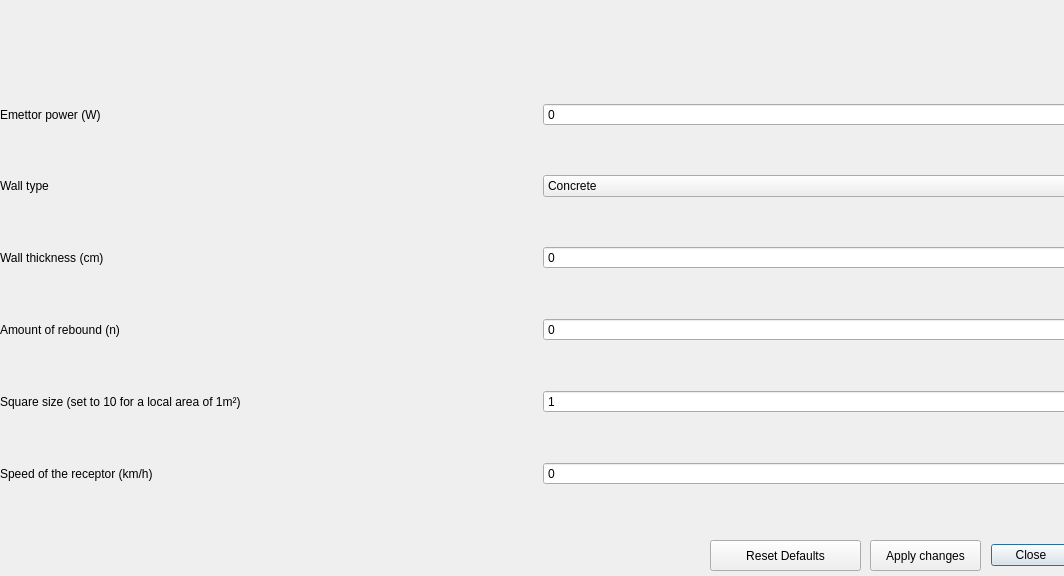
<?xml version="1.0" encoding="UTF-8"?>
<ui version="4.0">
 <class>settings</class>
 <widget class="QDialog" name="settings">
  <property name="geometry">
   <rect>
    <x>0</x>
    <y>0</y>
    <width>1064</width>
    <height>576</height>
   </rect>
  </property>
  <property name="windowTitle">
   <string>Dialog</string>
  </property>
  <widget class="QDialogButtonBox" name="okBox">
   <property name="geometry">
    <rect>
     <x>990</x>
     <y>540</y>
     <width>81</width>
     <height>31</height>
    </rect>
   </property>
   <property name="orientation">
    <enum>Qt::Horizontal</enum>
   </property>
   <property name="standardButtons">
    <set>QDialogButtonBox::Close</set>
   </property>
  </widget>
  <widget class="QWidget" name="gridLayoutWidget">
   <property name="geometry">
    <rect>
     <x>0</x>
     <y>60</y>
     <width>1081</width>
     <height>471</height>
    </rect>
   </property>
   <layout class="QGridLayout" name="gridLayout">
    <property name="horizontalSpacing">
     <number>6</number>
    </property>
    <item row="1" column="1">
     <widget class="QLabel" name="label_6">
      <property name="text">
       <string>Emettor power (W)</string>
      </property>
     </widget>
    </item>
    <item row="2" column="2">
     <widget class="QComboBox" name="typeComboBox">
      <item>
       <property name="text">
        <string>Concrete</string>
       </property>
      </item>
      <item>
       <property name="text">
        <string>Bricks</string>
       </property>
      </item>
      <item>
       <property name="text">
        <string>Standard partition wall</string>
       </property>
      </item>
     </widget>
    </item>
    <item row="4" column="1">
     <widget class="QLabel" name="label_2">
      <property name="text">
       <string>Wall thickness (cm)</string>
      </property>
     </widget>
    </item>
    <item row="2" column="1">
     <widget class="QLabel" name="label">
      <property name="text">
       <string>Wall type</string>
      </property>
     </widget>
    </item>
    <item row="4" column="2">
     <widget class="QSpinBox" name="wallThickSpinBox">
      <property name="maximum">
       <number>500</number>
      </property>
     </widget>
    </item>
    <item row="5" column="1">
     <widget class="QLabel" name="label_3">
      <property name="text">
       <string>Amount of rebound (n)</string>
      </property>
     </widget>
    </item>
    <item row="5" column="2">
     <widget class="QSpinBox" name="reboundSpin">
      <property name="maximum">
       <number>5</number>
      </property>
     </widget>
    </item>
    <item row="6" column="2">
     <widget class="QSpinBox" name="discretSubBox">
      <property name="minimum">
       <number>1</number>
      </property>
      <property name="maximum">
       <number>30</number>
      </property>
     </widget>
    </item>
    <item row="6" column="1">
     <widget class="QLabel" name="label_4">
      <property name="text">
       <string>Square size (set to 10 for a local area of 1m²)</string>
      </property>
     </widget>
    </item>
    <item row="1" column="2">
     <widget class="QSpinBox" name="powerSpinBox">
      <property name="maximum">
       <number>1000</number>
      </property>
     </widget>
    </item>
    <item row="7" column="1">
     <widget class="QLabel" name="label_5">
      <property name="maximumSize">
       <size>
        <width>537</width>
        <height>26</height>
       </size>
      </property>
      <property name="text">
       <string>Speed of the receptor (km/h)</string>
      </property>
     </widget>
    </item>
    <item row="7" column="2">
     <widget class="QSpinBox" name="speedSpin"/>
    </item>
   </layout>
  </widget>
  <widget class="QPushButton" name="resetDefaultsButton">
   <property name="geometry">
    <rect>
     <x>710</x>
     <y>540</y>
     <width>151</width>
     <height>31</height>
    </rect>
   </property>
   <property name="text">
    <string>Reset Defaults</string>
   </property>
  </widget>
  <widget class="QPushButton" name="applyChangesButton">
   <property name="geometry">
    <rect>
     <x>870</x>
     <y>540</y>
     <width>111</width>
     <height>31</height>
    </rect>
   </property>
   <property name="text">
    <string>Apply changes</string>
   </property>
  </widget>
 </widget>
 <resources/>
 <connections>
  <connection>
   <sender>okBox</sender>
   <signal>accepted()</signal>
   <receiver>settings</receiver>
   <slot>accept()</slot>
   <hints>
    <hint type="sourcelabel">
     <x>248</x>
     <y>254</y>
    </hint>
    <hint type="destinationlabel">
     <x>157</x>
     <y>274</y>
    </hint>
   </hints>
  </connection>
  <connection>
   <sender>okBox</sender>
   <signal>rejected()</signal>
   <receiver>settings</receiver>
   <slot>reject()</slot>
   <hints>
    <hint type="sourcelabel">
     <x>316</x>
     <y>260</y>
    </hint>
    <hint type="destinationlabel">
     <x>286</x>
     <y>274</y>
    </hint>
   </hints>
  </connection>
 </connections>
</ui>
